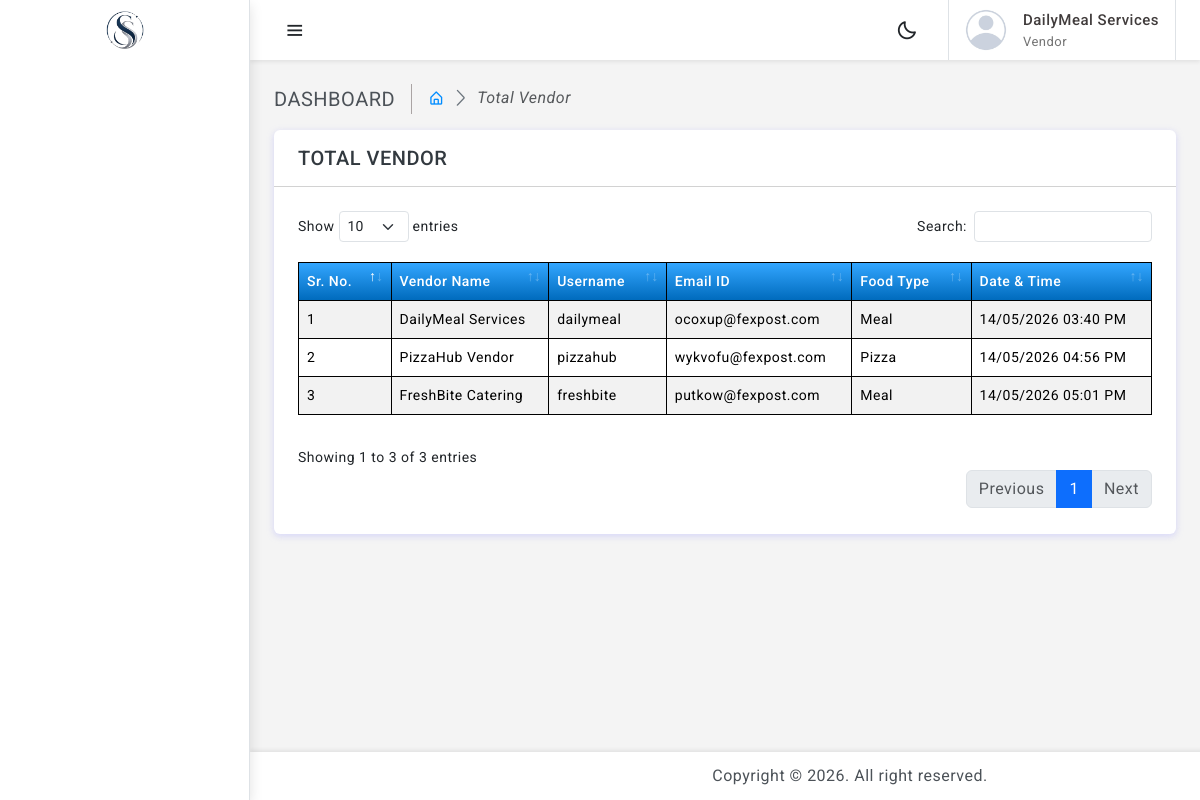
The page /card_vendor.php (signed in) on the database its author committed.
### tables this page shows
CREATE TABLE `user_master` (
  `id` int(11) NOT NULL,
  `name` varchar(100) NOT NULL,
  `username` varchar(50) DEFAULT NULL,
  `password` varchar(255) DEFAULT NULL,
  `role` tinyint(2) DEFAULT NULL COMMENT '1=Admin, 2=Vendor, 3=SuperAdmin',
  `email_id` varchar(100) DEFAULT NULL,
  `food_type_id` int(11) DEFAULT NULL,
  `status` tinyint(4) DEFAULT 1,
  `created_by` int(11) DEFAULT NULL,
  `created_at` timestamp NOT NULL DEFAULT current_timestamp()
);

CREATE TABLE `food_type_master` (
  `id` int(11) NOT NULL,
  `food_type_name` varchar(100) NOT NULL,
  `status` tinyint(4) DEFAULT 1,
  `created_by` int(11) DEFAULT NULL,
  `created_at` timestamp NOT NULL DEFAULT current_timestamp()
);

### card_vendor.php (the view, shortened to what this page needs)
<?php
include_once('api/config.php');
$vendors = [];
      $sql = "
    SELECT u.*, f.food_type_name
    FROM user_master u
    LEFT JOIN food_type_master f ON u.food_type_id = f.id
    WHERE u.role = 2 AND u.status = 1
    ORDER BY u.id ASC
";
$result = $conn->query($sql);
if ($result && $result->num_rows > 0) {
    while ($row = $result->fetch_assoc()) {
        $vendors[] = $row;
    }
}
?>
<!doctype html>
<html lang="en" data-bs-theme="light">
<head>
	<link href="assets/plugins/simplebar/css/simplebar.css" rel="stylesheet">
	<link href="assets/plugins/perfect-scrollbar/css/perfect-scrollbar.css" rel="stylesheet">
	<link href="assets/plugins/metismenu/css/metisMenu.min.css" rel="stylesheet">
	<link href="assets/plugins/datatable/css/dataTables.bootstrap5.min.css" rel="stylesheet">
	<link href="assets/css/pace.min.css" rel="stylesheet">
	<link href="assets/css/bootstrap.min.css" rel="stylesheet">
	<link href="assets/css/bootstrap-extended.css" rel="stylesheet">
	 <link rel="stylesheet" href="https://cdn.jsdelivr.net/npm/alertifyjs@1.13.1/build/css/alertify.min.css">
	<link href="assets/sass/app.css" rel="stylesheet">
	<link href="assets/css/icons.css" rel="stylesheet">
	<link rel="stylesheet" href="assets/sass/dark-theme.css">
	<link rel="stylesheet" href="assets/sass/semi-dark.css">
	<link rel="stylesheet" href="assets/sass/bordered-theme.css">
</head>
<body>
	<div class="wrapper">
				<?php include("api/sidebar.php"); ?>
				<?php include("api/header.php"); ?>
		<div class="page-wrapper">
			<div class="page-content container-xxl">
				<div class="page-breadcrumb d-none d-sm-flex align-items-center mb-3">
					<div class="breadcrumb-title pe-3 text-uppercase">Dashboard</div>
					<div class="ps-3">
						<nav aria-label="breadcrumb">
							<ol class="breadcrumb mb-0 p-0">
								<li class="breadcrumb-item"><a href="javascript:;"><i class="bx bx-home-alt"></i></a>
								</li>
								<li class="breadcrumb-item active" aria-current="page"><em> Total Vendor</em></li>
							</ol>
						</nav>
					</div>
				</div>
                <div class="row">
                    <div class="col-lg-12 mx-auto">
                        <div class="card">
                            <div class="card-header px-4 py-3">
                                <h5 class="mb-0 text-uppercase">Total Vendor</h5>
                            </div>
                            <div class="card-body p-4">
		                        <div id="rsttbl">
                                    <table id="example2" class="table table-striped table-bordered">
                                        <thead>
                                            <tr>
                                                <th>Sr. No.</th>
                                                <th>Vendor Name</th>
                                                <th>Username</th>
                                                <th>Email ID</th>
                                                <th>Food Type</th>
                                                <th>Date & Time</th>
                                            </tr>
                                        </thead>
                                        <tbody>
                                            <?php
                                            if(count($vendors) > 0) {
                                                $i = 1;
                                                foreach($vendors as $vendor) {
                                                    echo "<tr>
                                                            <td>".$i++."</td>
                                                            <td>".htmlspecialchars($vendor['name'])."</td>
                                                            <td>".htmlspecialchars($vendor['username'])."</td>
                                                            <td>".htmlspecialchars($vendor['email_id'])."</td>
                                                            <td>".htmlspecialchars($vendor['food_type_name'])."</td>
                                                            <td>".date('d/m/Y h:i A', strtotime($vendor['created_at']))."</td>
                                                        </tr>";
                                                }
                                            } else {
                                                echo "<tr>
                                                        <td colspan='5' class='text-center'>No Data Found</td>
                                                    </tr>";
                                            }
                                            ?>
                                        </tbody>
                                    </table>
                                </div>
			                </div>
				        </div>
			        </div>
				</div>
			</div>
		</div>
		<?php include("api/footer.php"); ?>
	</div>
</body>
</html>

### assets/sass/app.css (style rules this page uses)
body { font-size: 14px; color: #4c5258; letter-spacing: 0.5px; background-color: #f4f4f4; overflow-x: hidden; font-family: Roboto, sans-serif; }
a { text-decoration: none; }
.wrapper { width: 100%; position: relative; }
table#example2.dataTable tbody tr.even td { border-top: 1px solid black; }
table#example2.dataTable tbody tr.odd td { background-color: white !important; border-top: 1px solid black; opacity: 1; }
#example2 thead th { background: linear-gradient(to bottom, #33a6ff, #006bbd) !important; color: white; font-weight: 500; }
#example2 { border: black; border-left: 1px solid black; border-bottom: 1px solid black; border-top: 1px solid black; }
table.dataTable { margin-top: 20px !important; margin-bottom: 20px !important; }
.container, .container-lg, .container-md, .container-sm, .container-xl, .container-xxl { max-width: 1550px; }
.page-wrapper { height: 100%; margin-top: 60px; margin-left: 250px; padding-bottom: 30px; }
.page-wrapper .page-content { padding: 1.5rem; }
.breadcrumb-title { font-size: 20px; border-right: 1.5px solid #aaa4a4; }
.page-breadcrumb .breadcrumb li.breadcrumb-item { font-size: 16px; }
.page-breadcrumb .breadcrumb-item+.breadcrumb-item::before { display: inline-block; padding-right: 0.5rem; color: #6c757d; font-family: LineIcons; content: "\ea5c"; }

### rows shown on the page
user_master: name "DailyMeal Services", username "dailymeal", email "ocoxup@fexpost.com", food_type.food_type_name "Meal", created_at "14/05/2026 03:40 PM"
user_master: name "PizzaHub Vendor", username "pizzahub", email "wykvofu@fexpost.com", food_type.food_type_name "Pizza", created_at "14/05/2026 04:56 PM"
user_master: name "FreshBite Catering", username "freshbite", email "putkow@fexpost.com", food_type.food_type_name "Meal", created_at "14/05/2026 05:01 PM"

### other values the page prints
$_SESSION['name'] "DailyMeal Services"
